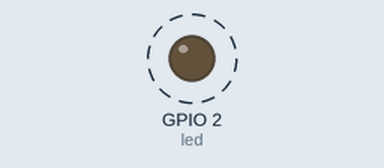
Bench run of a program on a simulated ESP8266 board running MicroPython. On the bench: output pins drawn as LEDs (lit = HIGH, except the on-board LED, lit = LOW). Dashed ring = blinking.

Above: at 0.5 s.
Timing chart, 0 to 4.6 s (numbered marks = the images above):
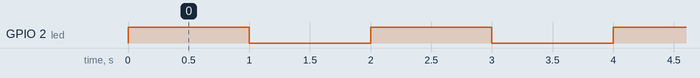

Measured:
- by itself, GPIO 2 (led): alternates HIGH for 1.0 s and LOW for 1.0 s

The program:

main.py
```python
import utime
from machine import Pin


def main():
    led = Pin(2, Pin.OUT)
    enabled = False

    while True:
        if enabled:
            led.off()

        else:
            led.on()
        utime.sleep_ms(1000)
        enabled = not enabled


if __name__ == '__main__':
    main()
```
